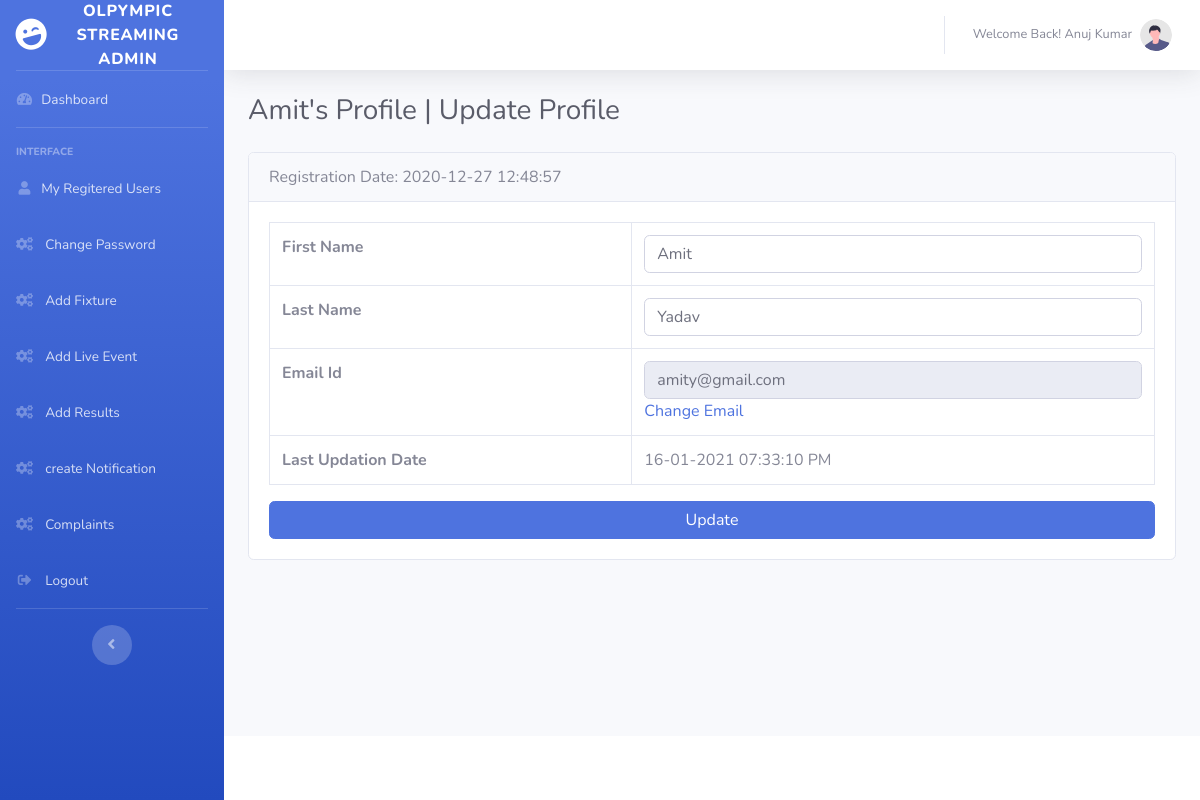
The page /pd/admin/edit-user-profile.php?uid=2 (signed in) on the database its author committed.
### tables this page shows
CREATE TABLE `tblusers` (
  `id` int(11) NOT NULL,
  `FirstName` varchar(150) DEFAULT NULL,
  `LastName` varchar(150) DEFAULT NULL,
  `EmailId` varchar(255) DEFAULT NULL,
  `UserPassword` varchar(255) DEFAULT NULL,
  `RegDate` timestamp NULL DEFAULT current_timestamp(),
  `IsActive` int(1) DEFAULT NULL,
  `LastUpdationDate` varchar(150) DEFAULT NULL
);

### pd/admin/edit-user-profile.php (the view, shortened to what this page needs)
<?php
include('../includes/config.php');
if (strlen($_SESSION['adid'] == 0)) {
    header('location:logout.php');
} else {
?>
    <!DOCTYPE html>
    <html lang="en">
    <head>
        <link href="../vendor/fontawesome-free/css/all.min.css" rel="stylesheet" type="text/css">
        <link href="../css/sb-admin-2.min.css" rel="stylesheet">
    </head>
    <body id="page-top">
        <div id="wrapper">
            <?php include_once('includes/sidebar.php'); ?>
            <div id="content-wrapper" class="d-flex flex-column">
                <div id="content">
                    <?php include_once('includes/topbar.php'); ?>
                    <div class="container-fluid">
                        <?php
                        $uid = $_GET['uid'];
                        $query = mysqli_query($con, "call sp_userprofile($uid)");
                        while ($result = mysqli_fetch_array($query)) {
                        ?>
                            <div class="d-sm-flex align-items-center justify-content-between mb-4">
                                <h1 class="h3 mb-0 text-gray-800"><?php echo $result['FirstName']; ?>'s Profile | Update Profile</h1>
                            </div>
                            <div class="row">
                                <div class="col-lg-12">
                                    <div class="card mb-4">
                                        <div class="card-header">
                                            Registration Date: <?php echo $result['RegDate']; ?>
                                        </div>
                                        <div class="card-body">
                                            <form method="post">
                                                <table class="table table-bordered dataTable" id="dataTable" width="100%" cellspacing="0" role="grid" aria-describedby="dataTable_info" style="width: 100%;">
                                                    <tr>
                                                        <th>First Name</th>
                                                        <td>
                                                            <input type="text" class="form-control form-control-user" id="fname" value="<?php echo $result['FirstName']; ?>" name="fname" required="true">
                                                        </td>
                                                    </tr>
                                                    <tr>
                                                        <th>Last Name</th>
                                                        <td><input type="text" class="form-control form-control-user" id="lname" name="lname" value="<?php echo $result['LastName']; ?>" required="true">
                                                        </td>
                                                    </tr>
                                                    <tr>
                                                        <th>Email Id</th>
                                                        <td>
                                                            <input type="email" class="form-control form-control-user" id="emailid" value="<?php echo $result['EmailId']; ?>" name="emailid" readonly="true">
                                                            <a href="change-emailid.php?uid=<?php echo $result['id']; ?>">Change Email</a>
                                                        </td>
                                                    </tr>
                                                    <tr>
                                                        <th>Last Updation Date </th>
                                                        <td><?php echo $result['LastUpdationDate']; ?></td>
                                                    </tr>
                                                </table>
                                                <button type="submit" name="update" class="btn btn-primary btn-user btn-block">
                                                    Update
                                                </button>
                                            </form>
                                        </div>
                                    </div>
                                <?php } ?>
                                </div>
                            </div>
                    </div>
                </div>
                <?php include_once('includes/footer.php'); ?>
            </div>
        </div>
    </body>
    </html>
<?php } ?>

### rows shown on the page
tblusers: FirstName "Amit", RegDate "2020-12-27 12:48:57", fname "Amit", lname "Yadav", emailid "amity@gmail.com", LastUpdationDate "16-01-2021 07:33:10 PM"

### other values the page prints
$_SESSION['fllname'] "Anuj Kumar"
